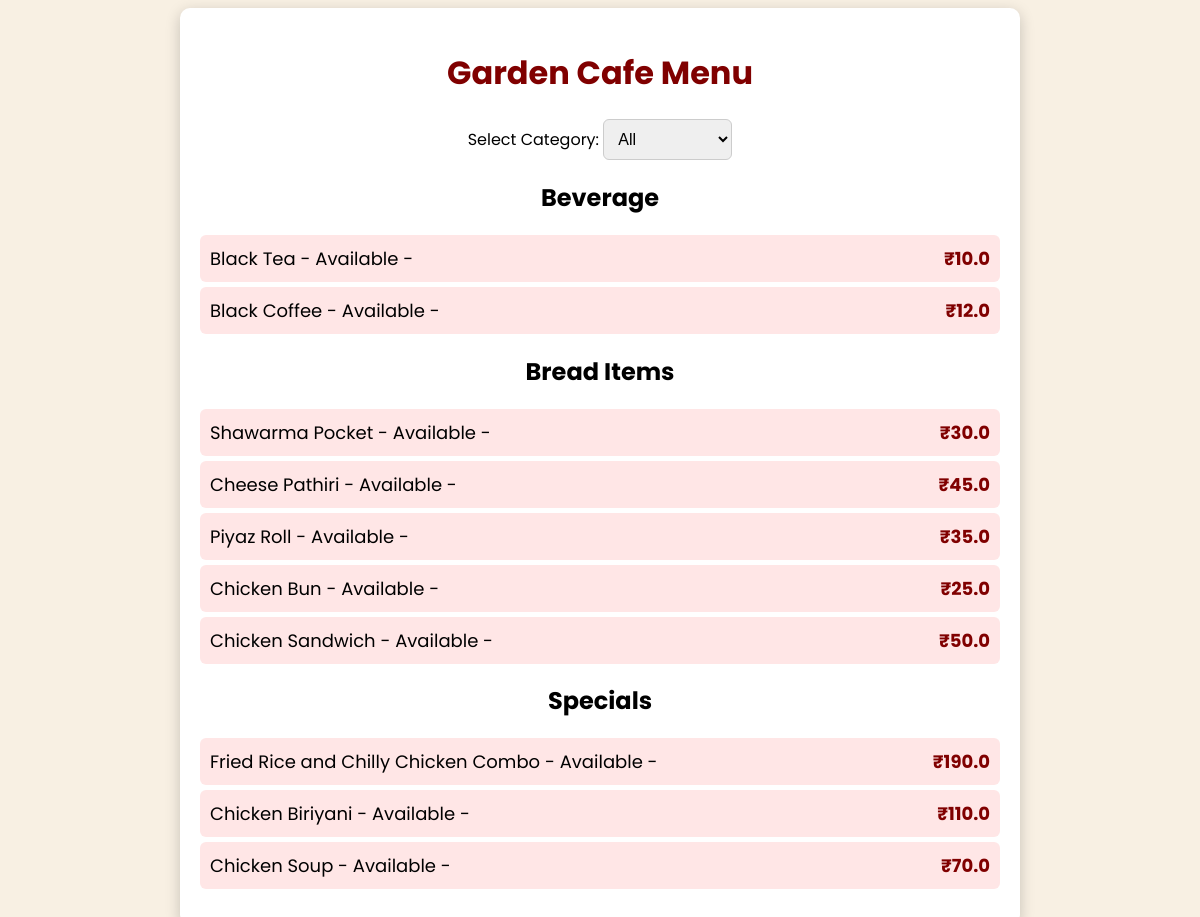
Page /cafeteria/Garden Cafe on the committed database.
### tables this page shows
CREATE TABLE menu (
                          id INTEGER PRIMARY KEY AUTOINCREMENT,
                          cafeteria_id INTEGER,
                          item TEXT,
                          category TEXT,  -- Added this line
                          available INTEGER DEFAULT 1,
                          dietary TEXT, price REAL DEFAULT 0,
                          FOREIGN KEY (cafeteria_id) REFERENCES cafeterias(id));

### app.py (the view)
@app.route('/cafeteria/<cafeteria_name>')
def cafeteria_menu(cafeteria_name):
    with sqlite3.connect("cafeteria.db") as conn:
        cursor = conn.cursor()
        cursor.execute('''SELECT menu.item, menu.price, menu.available, menu.dietary, menu.category
                          FROM menu JOIN cafeterias ON menu.cafeteria_id = cafeterias.id
                          WHERE cafeterias.name = ?''', (cafeteria_name,))
        items = cursor.fetchall()
    categorized_menu = {}
    for name, price, available, dietary, category in items:
        if category not in categorized_menu:
            categorized_menu[category] = []
        categorized_menu[category].append((name, price, available, dietary))
    return render_template('cafeteria_menu.html', cafeteria_name=cafeteria_name, categorized_menu=categorized_menu)

### templates/cafeteria_menu.html (shortened to what this page needs)
<html lang="en">
<head>
</head>
<body>
    <div class="container">
        <h1>{{ cafeteria_name }} Menu</h1>
        <div class="dropdown">
            <label for="category">Select Category:</label>
            <select id="category" onchange="filterMenu()">
                <option value="all">All</option>
            </select>
        </div>
        {% for category, items in categorized_menu.items() %}
            <div class="menu-category" id="{{ category }}">
                <h2>{{ category }}</h2>
                <ul class="menu-list">
                    {% for item in items %}
                        <li class="menu-item">
                            <span>{{ item[0] }} - {% if item[2] %} Available {% else %} Not Available {% endif %} - {{ item[3] }}</span>
                            <span class="price">₹{{ item[1] | float | round(2) }}</span>
                        </li>
                    {% endfor %}
                </ul>
            </div>
        {% endfor %}
    </div>
</body>
</html>

### templates/cafeteria_menu.html (style rules this page uses)
body { font-family: 'Poppins', sans-serif; background: url('https://www.rajagiritech.ac.in/images/aboutus/campus.jpg') no-repeat center center fixed; background-color: #f8f0e3; text-align: center; }
.container { max-width: 800px; margin: auto; background: white; padding: 20px; border-radius: 10px; box-shadow: 0 4px 15px rgba(0, 0, 0, 0.2); }
h1 { color: #800000; }
.dropdown { margin: 10px 0; }
select { padding: 10px; font-size: 16px; border-radius: 6px; border: 1px solid #ccc; }
.menu-category { display: none; }
.menu-list { list-style-type: none; padding: 0; }
.menu-item { background: #ffe6e6; padding: 10px; border-radius: 6px; margin: 5px 0; font-size: 18px; display: flex; justify-content: space-between; align-items: center; }
.price { font-weight: bold; color: #800000; }

### rows in the picture
menu: category "Beverage", item "Black Tea", available "Available", price "10.0"
menu: item "Black Coffee", available "Available", price "12.0"
menu: category "Bread Items", item "Shawarma Pocket", available "Available", price "30.0"
menu: item "Cheese Pathiri", available "Available", price "45.0"
menu: item "Piyaz Roll", available "Available", price "35.0"
menu: item "Chicken Bun", available "Available", price "25.0"
menu: item "Chicken Sandwich", available "Available", price "50.0"
menu: category "Specials", item "Fried Rice and Chilly Chicken Combo", available "Available", price "190.0"
menu: item "Chicken Biriyani", available "Available", price "110.0"
menu: item "Chicken Soup", available "Available", price "70.0"

### other values in the picture
{{ cafeteria_name }} "Garden Cafe"
